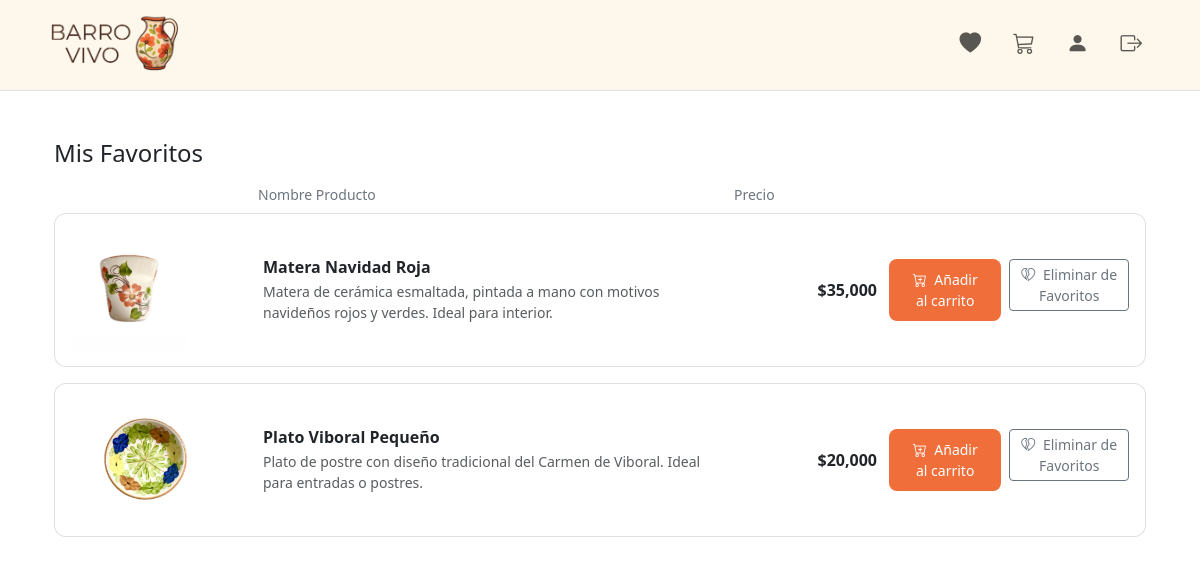
The app's page /producto/favoritos/ (signed in) with its own data.
### producto/models.py (models this page shows, shortened)
class Producto(models.Model):
    nombre = models.CharField(max_length=120, verbose_name="Nombre")
    descripcion = models.TextField(blank=True, verbose_name="Descripción")
    categorias = models.ManyToManyField(Categoria, related_name="productos", blank=True, verbose_name="Categorías")
    precio = models.DecimalField(max_digits=12, decimal_places=2, verbose_name="Precio")
    imagen = models.ImageField(upload_to="productos/", blank=True, null=True, verbose_name="Imagen")
    cantidad_disp = models.PositiveIntegerField(default=0, verbose_name="Cantidad disponible")
    es_activo = models.BooleanField(default=True, verbose_name="Visible")
    creado = models.DateTimeField(auto_now_add=True)
    actualizado = models.DateTimeField(auto_now=True)
    class Meta:
        ordering = ["nombre"]

### producto/views.py (the view)
# urls.py: path('favoritos/', FavoritosView.as_view(), name='favoritos'),
class FavoritosView(LoginRequiredMixin, ListView):
    template_name = "favoritos.html"
    context_object_name = "productos"
    def get_queryset(self):
        return Producto.objects.filter(
            favoritos__usuario=self.request.user,
            es_activo=True
        ).order_by("nombre")
    def get_context_data(self, **kwargs):
        context = super().get_context_data(**kwargs)
        for producto in context['productos']:
            producto.es_favorito = True
        return context

### producto/templates/favoritos.html (shortened to what this page needs)
{% extends "base.html" %}
{% load humanize %}
{% block content %}
<div class="container py-4">
  <h4 class="mb-3">Mis Favoritos</h4>
  {% if productos %}
    <div class="favoritos-grid favoritos-header d-none d-lg-grid">
      <div>Nombre Producto</div>
      <div>Precio</div>
    </div>
    {% for p in productos %}
      <div class="favoritos-row favoritos-grid">
        <div>
          <a href="{% url 'producto:detalle' p.pk %}">
            {% if p.imagen %}
              <img src="{{ p.imagen.url }}" alt="{{ p.nombre }}" class="img-fluid rounded favoritos-img">
            {% else %}
              <div class="bg-light rounded d-flex align-items-center justify-content-center" style="height:120px;">
                <span class="text-muted small">Sin imagen</span>
              </div>
            {% endif %}
          </a>
        </div>
        <div>
          <a href="{% url 'producto:detalle' p.pk %}" class="text-decoration-none text-dark">
            <div class="fw-semibold mb-1" style="line-height:1.25">{{ p.nombre }}</div>
          </a>
          {% if p.descripcion %}
            <div class="text-muted small">{{ p.descripcion|truncatewords:22 }}</div>
          {% endif %}
        </div>
        <div class="text-lg-end fw-semibold">
          ${{ p.precio|floatformat:0|intcomma }}
        </div>
        <div>
          <div class="d-flex flex-column flex-lg-row gap-2 justify-content-lg-end">
            <form method="post" action="{% url 'pedido:agregar_al_carrito' p.id %}">
              <button type="submit" class="btn btn-bv btn-sm w-100">
                <i class="bi bi-cart-plus me-1"></i> Añadir al carrito
              </button>
            </form>
            <form method="post" action="{% url 'producto:toggle_favorito' p.id %}">
              <button type="submit" class="btn btn-outline-secondary btn-sm w-100">
                <i class="bi bi-heartbreak me-1"></i> Eliminar de Favoritos
              </button>
            </form>
          </div>
        </div>
      </div>
    {% endfor %}
  {% endif %}
</div>
{% endblock %}

### static/tema.css (style rules this page uses)
:root { --mini-bg: #FEF8EC; --hover-bg: #D9D9D9; }
.btn-bv { background-color:#EF6E3A; border-color:#EF6E3A; color:#fff; }
:root { --bs-primary: #EF6E3A; --bs-primary-rgb: 239,110,58; --bs-link-color: #EF6E3A; --bs-link-hover-color: #d55f30; }
.btn-bv { background: #EF6E3A; color: white; border: none; padding: 10px 20px; border-radius: 8px; transition: 0.3s; }

### producto/templates/favoritos.html (style rules this page uses)
@media (min-width: 992px) { .favoritos-grid { display: grid; grid-template-columns: 180px 1fr 160px 240px; column-gap: .75rem; align-items: center; } }
@media (min-width: 992px) { .favoritos-header { color:#6c757d; font-size:.875rem; padding-left:.75rem; margin-bottom:.5rem; } }
@media (min-width: 992px) { .favoritos-row { border:1px solid rgba(0,0,0,.12); border-radius:12px; padding:1rem; margin-bottom:1rem; background:#fff; } }
.favoritos-img { max-height:120px; object-fit:contain; }

### records on screen
Producto: imagen (picture), nombre "Matera Navidad Roja", descripcion "Matera de cerámica esmaltada, pintada a mano con motivos navideños rojos y verdes. Ideal para interior.", precio "35,000"
Producto: imagen (picture), nombre "Plato Viboral Pequeño", descripcion "Plato de postre con diseño tradicional del Carmen de Viboral. Ideal para entradas o postres.", precio "20,000"
